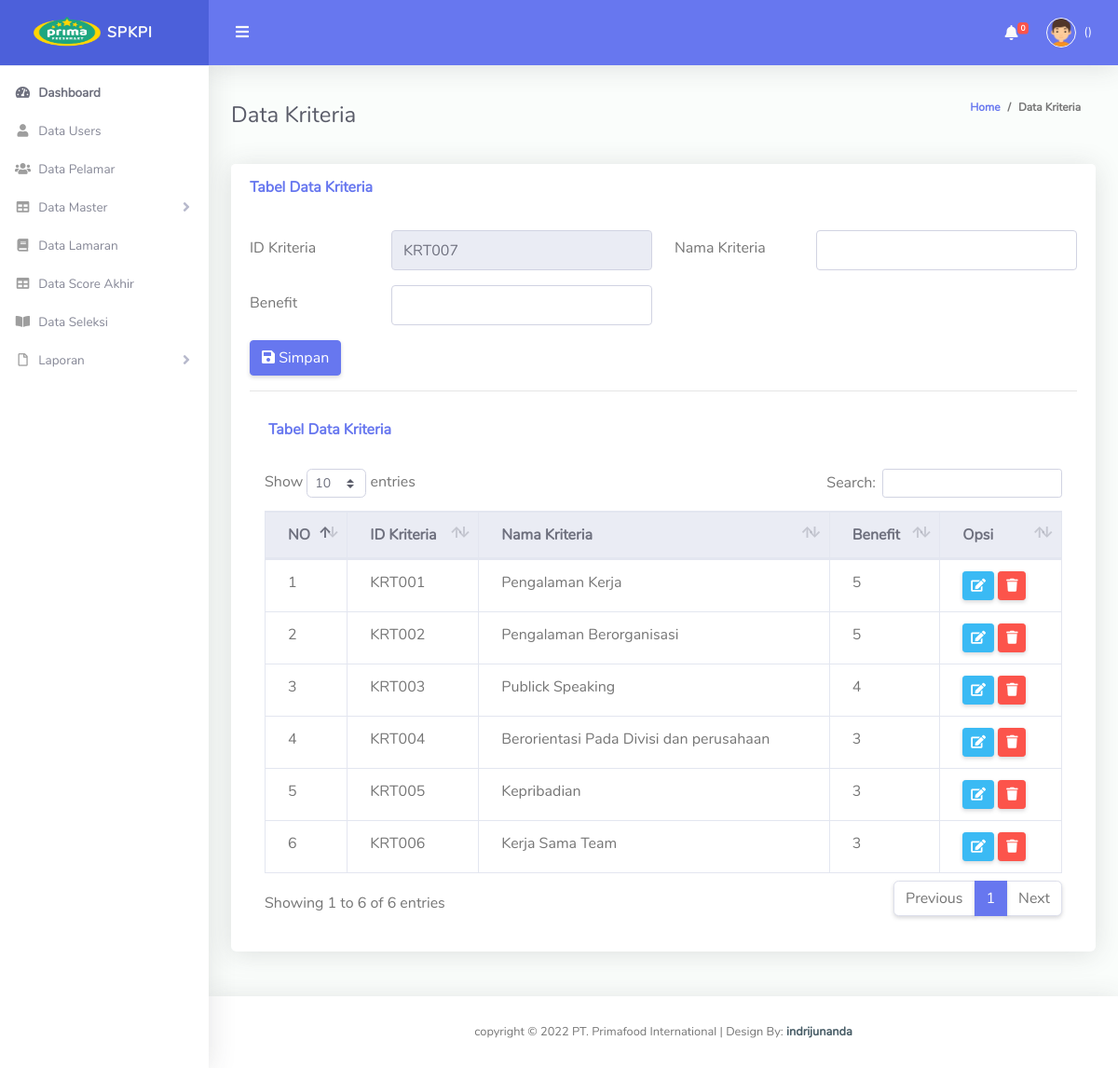
Page /pages/dashboard_hrd.php?p=data_kriteria on the committed database.
### tables this page shows
CREATE TABLE `tbl_kriteria` (
  `id_kriteria` varchar(50) NOT NULL,
  `nama_kriteria` varchar(50) NOT NULL,
  `benefit` varchar(50) NOT NULL
);

### pages/HRD/data_kriteria.php (the view)
<div class="container-fluid" id="container-wrapper">
  <div class="d-sm-flex align-items-center justify-content-between mb-4">
    <h2 class="h4 mb-0 text-gray-800">Data Kriteria</h2>
    <ol class="breadcrumb">
      <li class="breadcrumb-item"><a href="#">Home</a></li>
      <li class="breadcrumb-item active" aria-current="">Data Kriteria</li>
    </ol>
  </div>
  <div class="row mb-12">
    <div class="col-xl-12 col-md-6 mb-4">
       <div class="card mb-4">
        <div class="card-header py-3 d-flex flex-row align-items-center justify-content-between">
          <h6 class="m-0 font-weight-bold text-primary">Tabel Data Kriteria</h6>
        </div>
        <div class="card-body">
          <?php
          include "koneksi.php";
          $query = "SELECT max(id_kriteria) as maxId FROM tbl_kriteria";
          $hasil = mysqli_query($connect,$query);
          $data = mysqli_fetch_array($hasil);
          $idaset = $data['maxId'];
          $noUrut = (int) substr($idaset, 3, 3);
          $noUrut++;
          $char = "KRT";
          $idaset= $char . sprintf("%03s", $noUrut);
          ?>
          <form method="post" action="proses_simpan_kriteria.php" enctype="multipart/form-data">
             <div class="form-group row">
              <label class="col-sm-2 col-form-label">ID Kriteria</label>
              <div class="col-sm-4">
                <input type="text" class="form-control" value="<?php echo $idaset;?>" name="id" readonly="readonly">
              </div>
              <label class="col-sm-2 col-form-label">Nama Kriteria</label>
              <div class="col-sm-4">
                <input type="text" class="form-control" name="nama" required="required">
              </div>
            </div>
              <div class="form-group row">
                <label class="col-sm-2 col-form-label">Benefit</label>
                <div class="col-sm-4">
                    <input type="text" class="form-control" name="bobot" required="required">
                </div>
              </div>
            <div class="form-group row">
              <div class="col-sm-10">
                <button type="submit" class="btn btn-primary"><i class="fa fa-save"></i> Simpan</button>
              </div>
            </div>
          </form>
          <hr>
          <div class="card-header py-3 d-flex flex-row align-items-center justify-content-between">
          <h6 class="m-0 font-weight-bold text-primary">Tabel Data Kriteria</h6>
        </div>
          <div class="table-responsive p-3">
          <table class="table align-items-center table-hover table-bordered" id="dataTableHover">
            <thead class="thead-light">
              <tr>
                <th>NO</th>
                <th>ID Kriteria</th>
                <th>Nama Kriteria</th>
                <th>Benefit</th>
                <th>Opsi</th>
              </tr>
            </thead>
            <tbody>
              <?php
               include "koneksi.php";
               $no=1;
               $query_user="SELECT * FROM tbl_kriteria";
               $sql_user=mysqli_query($connect, $query_user);
               while ($data_user=mysqli_fetch_array($sql_user)) {
              ?>
              <tr>
                 <td><?php echo $no;?></td>
                 <td><?php echo $data_user['id_kriteria'];?></td>
                 <td><?php echo $data_user['nama_kriteria'];?></td>
                 <td><?php echo $data_user['benefit'];?></td>
                 <td><a href="dashboard_hrd.php?p=edit_data_kriteria&id=<?php echo $data_user['id_kriteria'];?>" class="btn btn-info btn-sm"><i class="fa fa-edit"></i></a>
                  <a href="proses_hapus_kriteria.php?id=<?php echo $data_user['id_kriteria'];?>" class="btn btn-danger btn-sm"><i class="fa fa-trash"></i></a></td>
              </tr>
              <?php $no++;}
              ?>
            </tbody>
          </table>
         </div>
        </div>
      </div>
    </div>
  </div>
</div>

### pages/dashboard_hrd.php (shortened to what this page needs)
<!DOCTYPE html>
<html lang="en">
<head>
  <link href="vendor/fontawesome-free/css/all.min.css" rel="stylesheet" type="text/css">
  <link href="vendor/bootstrap/css/bootstrap.min.css" rel="stylesheet" type="text/css">
  <link href="css/ruang-admin.min.css" rel="stylesheet">
   <link href="vendor/datatables/dataTables.bootstrap4.min.css" rel="stylesheet">
</head>
<body id="page-top">
  <div id="wrapper">
    <ul class="navbar-nav sidebar sidebar-light accordion" id="accordionSidebar">
      <a class="sidebar-brand d-flex align-items-center justify-content-center" href="dashboard_hrd.php?p=index_hrd">
        <div class="sidebar-brand-icon">
          <img src="img/lg.png" style="width: 130%; height: 150px" >
        </div>
        <div class="sidebar-brand-text mx-4"> SPKPI</div>
      </a>
      <hr class="sidebar-divider my-0">
      <li class="nav-item active">
        <a class="nav-link" href="dashboard_hrd.php?p=index_hrd">
          <i class="fas fa-fw fa-tachometer-alt"></i>
          <span>Dashboard</span></a>
      </li>
      <li class="nav-item">
        <a class="nav-link" href="dashboard_hrd.php?p=data_users">
          <i class="fas fa-fw fa-user"></i>
          <span>Data Users</span></a>
      </li>
      <li class="nav-item">
        <a class="nav-link" href="dashboard_hrd.php?p=data_pelamar">
          <i class="fas fa-fw fa-users"></i>
          <span>Data Pelamar</span></a>
      </li>
      <li class="nav-item">
        <a class="nav-link collapsed" href="#" data-toggle="collapse" data-target="#collapseBootstrap"
          aria-expanded="true" aria-controls="collapseBootstrap">
          <i class="fas fa-fw fa-table"></i>
          <span>Data Master</span>
        </a>
      </li>
       <li class="nav-item">
        <a class="nav-link" href="dashboard_hrd.php?p=data_lamaran">
          <i class="fas fa-fw fa-book"></i>
          <span>Data Lamaran</span></a>
      </li>
      <li class="nav-item">
        <a class="nav-link" href="dashboard_hrd.php?p=data_score_akhir">
          <i class="fas fa-fw fa-table"></i>
          <span>Data Score Akhir</span></a>
      </li>
      <li class="nav-item">
        <a class="nav-link" href="dashboard_hrd.php?p=data_seleksi">
          <i class="fas fa-fw fa-book-open"></i>
          <span>Data Seleksi</span></a>
      </li>
       <li class="nav-item">
        <a class="nav-link collapsed" href="#" data-toggle="collapse" data-target="#collapseBootstrap"
          aria-expanded="true" aria-controls="collapseBootstrap">
          <i class="far fa-fw fa-file"></i>
          <span>Laporan</span>
        </a>
      </li>
    </ul>
    <div id="content-wrapper" class="d-flex flex-column">
      <div id="content">
        <nav class="navbar navbar-expand navbar-light bg-navbar topbar mb-4 static-top">
          <button id="sidebarToggleTop" class="btn btn-link rounded-circle mr-3">
            <i class="fa fa-bars"></i>
          </button>
          <ul class="navbar-nav ml-auto">
            <li class="nav-item dropdown no-arrow mx-1">
              <a class="nav-link dropdown-toggle" href="#" id="alertsDropdown" role="button" data-toggle="dropdown"
                aria-haspopup="true" aria-expanded="false">
                <i class="fas fa-bell fa-fw"></i>
                <?php
                $data_order=array();
                $count=count($data_order);
                ?>
                <span class="badge badge-danger badge-counter"><?php echo $count;?></span>
              </a>
                <?php include"koneksi.php";
                ?>
            </li>
            <li class="nav-item dropdown no-arrow">
              <a class="nav-link dropdown-toggle" href="#" id="userDropdown" role="button" data-toggle="dropdown"
                aria-haspopup="true" aria-expanded="false">
                <img class="img-profile rounded-circle" src="img/boy.png" style="max-width: 60px">
                <?php
                $data = mysqli_fetch_array(mysqli_query($connect, "SELECT * FROM tbl_user  WHERE username='$_SESSION[masuk]'"));
                if ($data['level'] == 'HRD') {}?>
                <span class="ml-2 d-none d-lg-inline text-white small"><?php echo $data['nama_user'];?> (<?php echo $data['level'];?>)</span>
              </a>
            </li>
          </ul>
        </nav>
        <?php
          $pages_dir='HRD';
          if(!empty($_GET['p'])){
            $pages=scandir($pages_dir,0);
            unset($pages[0],$pages[1]);
            $p=$_GET['p'];
            if(in_array($p.'.php',$pages)){
              include($pages_dir.'/'.$p.'.php');
            }else{
              echo'';
            }
          }else{
            include($pages_dir.'/index_hrd.php');
          }
        ?>
      </div>
      <footer class="sticky-footer bg-white">
        <div class="container my-auto">
          <div class="copyright text-center my-auto">
            <span>copyright &copy; <script> document.write(new Date().getFullYear()); </script> PT. Primafood International
              |  Design By: <b><a href="https://indrijunanda.gitlab.io/" target="_blank">indrijunanda</a></b>
            </span>
          </div>
        </div>
      </footer>
    </div>
  </div>
</body>
</html>

### rows in the picture
tbl_kriteria: id_kriteria "KRT001", nama_kriteria "Pengalaman Kerja", benefit "5"
tbl_kriteria: id_kriteria "KRT002", nama_kriteria "Pengalaman Berorganisasi", benefit "5"
tbl_kriteria: id_kriteria "KRT003", nama_kriteria "Publick Speaking", benefit "4"
tbl_kriteria: id_kriteria "KRT004", nama_kriteria "Berorientasi Pada Divisi dan perusahaan", benefit "3"
tbl_kriteria: id_kriteria "KRT005", nama_kriteria "Kepribadian", benefit "3"
tbl_kriteria: id_kriteria "KRT006", nama_kriteria "Kerja Sama Team", benefit "3"

### other values in the picture
$count "0"
